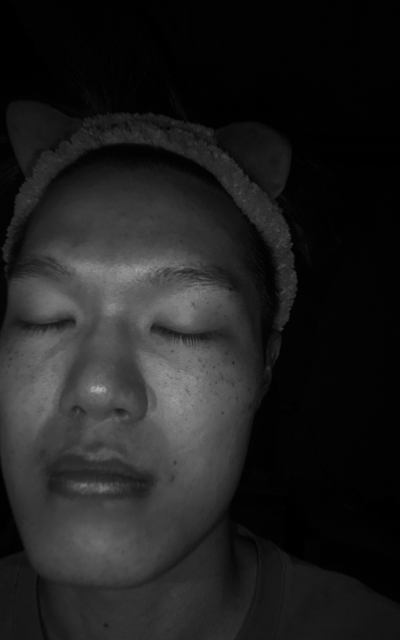
#> input picture captures/cam2_no_filter/Useful_nofilter_picture/go01.png, 800 x 1280 px (shown at 1/2 size)
$ python -i trouble_risk_analysis.py   (imports and definitions only)
#> lines starting #> are read from the running program, lines starting #| are printed output that depends on the picture; after the words box and inside, x2 and y2 are one past the last pixel; in counts of white or black regions, pixels touching at a corner belong together
#> in _load_image, img is the input picture: shape (1280, 800, 3); mean B, G, R 31.2, 31.6, 31.3
### TaeYeon/server/porphyrin_analysis.py
from pathlib import Path
import json

import cv2
import numpy as np


HEATMAP_MIN_VALUE = 25.0
HEATMAP_MAX_VALUE = 110.0
VISIBLE_THRESHOLD = 70
LOCAL_CONTRAST_THRESHOLD = 5
STRONG_ABSOLUTE_THRESHOLD = 100
LOW_VISIBLE_THRESHOLD = 45
LOW_LOCAL_CONTRAST_THRESHOLD = 3
LOW_STRONG_ABSOLUTE_THRESHOLD = 80
MIN_COMPONENT_AREA = 2
TOP_BRIGHT_PERCENT = 5.0
RISK_SCORE_MEAN = 50.0
RISK_SCORE_STD = 25.0
RISK_Z_RANGE = 2.0
RISK_PORPHYRIN_COUNT_MEAN = 578.8636363636364
RISK_PORPHYRIN_COUNT_STD = 360.73123909567926
RISK_MEAN_BRIGHTNESS_MEAN = 60.91818181818182
RISK_MEAN_BRIGHTNESS_STD = 11.652024262826076
RISK_TOP5_MAX_BRIGHTNESS_MEAN = 95.04545454545455
RISK_TOP5_MAX_BRIGHTNESS_STD = 26.06892485269016
RISK_PORPHYRIN_COUNT_MAX_SCORE = 60.0
RISK_MEAN_BRIGHTNESS_MAX_SCORE = 30.0
RISK_TOP5_MAX_BRIGHTNESS_MAX_SCORE = 10.0
RISK_SCORE_BOUNDARIES = {
    "a_max": 20.0,
    "b_max": 40.0,
    "c_max": 60.0,
    "d_max": 80.0,
}


def clamp(value: int, low: int, high: int) -> int:
    return max(low, min(high, value))


def clamp_float(value: float, low: float, high: float) -> float:
    return max(low, min(high, value))


# [91 lines left out: functions calculate_metric_risk_score, calculate_skin_score_from_risk, not called in this run]


def make_porphyrin_face_mask(gray):
    non_black = cv2.inRange(gray, 8, 255)
#> non_black: shape (1280, 800); 56.9% white; 201 black regions (190 under 20 px), largest, box (x1, y1, x2, y2) and area: (0, 0, 800, 1208) 424617, (153, 288, 454, 387) 6958, (0, 934, 47, 1118) 4077
    kernel = np.ones((21, 21), np.uint8)
    non_black = cv2.morphologyEx(non_black, cv2.MORPH_CLOSE, kernel, iterations=2)
#> non_black: shape (1280, 800); 62.6% white; 4 black regions, box (x1, y1, x2, y2) and area: (0, 0, 800, 1163) 378407, (764, 1150, 800, 1197) 1643, (0, 382, 26, 443) 1521, (0, 1014, 24, 1069) 1297
    non_black = cv2.morphologyEx(non_black, cv2.MORPH_OPEN, kernel, iterations=1)
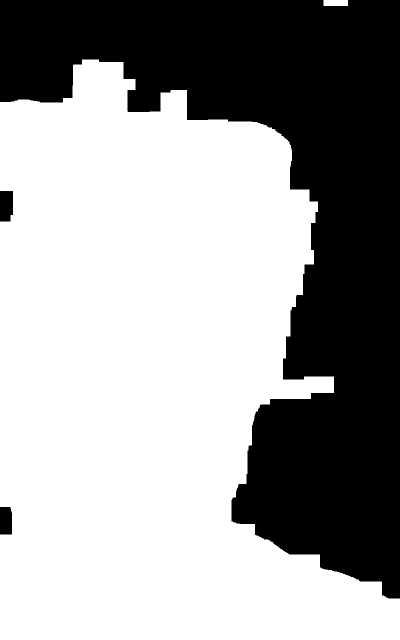
#> non_black: shape (1280, 800) (shown at 1/2 size); 62.3% white; 3 black regions

    contours, _ = cv2.findContours(non_black, cv2.RETR_EXTERNAL, cv2.CHAIN_APPROX_SIMPLE)
#> contours = 2 contours; box (x1, y1, x2, y2) and area: (0, 119, 800, 1280) 634904, (647, 0, 696, 12) 528
    mask = np.zeros_like(gray)

    if contours:
        valid_contours = [
            contour
            for contour in contours
            if cv2.contourArea(contour) > gray.size * 0.01
        ]
#> valid_contours = 1 contour; box (x1, y1, x2, y2) and area: (0, 119, 800, 1280) 634904
        if valid_contours:
            cv2.drawContours(mask, valid_contours, -1, 255, thickness=cv2.FILLED)
#> mask: shape (1280, 800); 62.2% white; 3 black regions, box (x1, y1, x2, y2) and area: (0, 0, 800, 1197) 384003, (0, 382, 26, 443) 1521, (0, 1014, 24, 1069) 1297
            return mask

    return np.full_like(gray, 255)


# [28 lines left out: function normalize_region_percentages, not called in this run]


def normalize_region_scores(region_score):
    total_score = float(sum(region_score.values()))
    if total_score <= 0:
        return {
            key: 0
            for key in region_score
        }

    raw = {
        key: value / total_score * 100.0
        for key, value in region_score.items()
    }
    rounded = {
        key: int(round(value))
        for key, value in raw.items()
    }

    diff = 100 - sum(rounded.values())
    if diff != 0:
        order = sorted(
            raw,
            key=lambda key: abs(raw[key] - rounded[key]),
            reverse=True
        )
        step = 1 if diff > 0 else -1
        for idx in range(abs(diff)):
            rounded[order[idx % len(order)]] += step

    return rounded


# [138 lines left out: functions clean_component_mask, summarize_detected_brightness, build_absolute_porphyrin_heatmap, build_mask_overlay, rescale_landmarks, not called in this run]


def make_landmark_face_mask(shape, pts):
    mask = np.zeros(shape, dtype=np.uint8)
    if not pts or len(pts) < 20:
        return None

    points = np.array(pts, dtype=np.int32)
    hull = cv2.convexHull(points)
    cv2.fillConvexPoly(mask, hull, 255)

    kernel = np.ones((9, 9), np.uint8)
    mask = cv2.morphologyEx(mask, cv2.MORPH_CLOSE, kernel, iterations=1)

    return mask


def get_landmark_metrics(pts, fallback_rect):
    fx, fy, fw, fh = fallback_rect
    metrics = {
        "eye_y": fy + fh * 0.32,
        "nose_y": fy + fh * 0.50,
        "mouth_y": fy + fh * 0.66,
        "face_mid_x": fx + fw * 0.50,
        "nose_x": fx + fw * 0.50,
    }

    if not pts or len(pts) < 469:
        return metrics

    # [5 lines left out: function avg, not called in this run]

    eye_y = avg([33, 133, 159, 145, 263, 362, 386, 374], 1)
    mouth_y = avg([13, 14, 61, 291, 0, 17], 1)
    nose_y = avg([1, 2, 4, 5], 1)
    nose_x = avg([1, 2, 4, 5], 0)

    if eye_y is not None:
        metrics["eye_y"] = eye_y
    if mouth_y is not None:
        metrics["mouth_y"] = mouth_y
    if nose_y is not None:
        metrics["nose_y"] = nose_y
    if nose_x is not None:
        metrics["nose_x"] = nose_x

    return metrics


def classify_face_region(x, y, face_rect):
    fx, fy, fw, fh = face_rect
    rel_x = (x - fx) / float(fw) if fw else 0.5
    rel_y = (y - fy) / float(fh) if fh else 0.5

    if 0.39 <= rel_x <= 0.61 and 0.29 <= rel_y < 0.58:
        return "nose"

    if rel_y < 0.35:
        return "forehead"

    if 0.42 <= rel_x <= 0.58 and 0.58 <= rel_y < 0.70:
        return "philtrum"

    if rel_y >= 0.70:
        return "chin"

    if rel_x < 0.50:
        return "right_cheek"

    return "left_cheek"


# [179 lines left out: functions classify_face_region_by_landmarks, analyze_porphyrin_heatmap_v04, not called in this run]

### TaeYeon/server/trouble_risk_analysis.py
from pathlib import Path
import json

import cv2
import numpy as np

from porphyrin_analysis import (
    classify_face_region,
    classify_face_region_by_landmarks,
    get_landmark_metrics,
    make_landmark_face_mask,
    make_porphyrin_face_mask,
    normalize_region_scores,
    rescale_landmarks,
)


REGION_KEYS = [
    "forehead",
    "nose",
    "philtrum",
    "chin",
    "right_cheek",
    "left_cheek",
]


def _load_image(path: Path, label: str):
    img = cv2.imread(str(path))
    if img is None:
        raise RuntimeError(f"{label} 이미지 로드 실패")
    return img


def _extract_landmarks(landmark_extractor, image):
    if landmark_extractor is None:
        return None
    try:
        return landmark_extractor(image)
    except Exception:
        return None


def _build_face_mask(gray, landmark_pts):
    landmark_mask = make_landmark_face_mask(gray.shape, landmark_pts)
    if landmark_mask is not None:
        return landmark_mask
    return make_porphyrin_face_mask(gray)


def _grade_from_rate(rate):
    if rate < 1.0:
        return "Low"
    if rate < 3.0:
        return "Medium"
    if rate < 7.0:
        return "High"
    return "Very High"


def _make_focus_areas(mask, heat_scaled, face_rect, landmark_pts, landmark_metrics):
    num_labels, labels, stats, centroids = cv2.connectedComponentsWithStats(mask, connectivity=8)
    areas = []

    for label_idx in range(1, num_labels):
        area = int(stats[label_idx, cv2.CC_STAT_AREA])
        if area < 60:
            continue

        x = int(stats[label_idx, cv2.CC_STAT_LEFT])
        y = int(stats[label_idx, cv2.CC_STAT_TOP])
        w = int(stats[label_idx, cv2.CC_STAT_WIDTH])
        h = int(stats[label_idx, cv2.CC_STAT_HEIGHT])
        cx, cy = centroids[label_idx]

        component = labels == label_idx
        mean_intensity = float(np.mean(heat_scaled[component])) if np.any(component) else 0.0

        if landmark_pts is not None:
            region_key = classify_face_region_by_landmarks(int(cx), int(cy), face_rect, landmark_metrics)
        else:
            region_key = classify_face_region(int(cx), int(cy), face_rect)

        areas.append({
            "region": region_key,
            "bbox": {
                "x": x,
                "y": y,
                "width": w,
                "height": h,
            },
            "center": {
                "x": int(round(cx)),
                "y": int(round(cy)),
            },
            "area": area,
            "mean_intensity": mean_intensity,
            "risk_score": float(area * (mean_intensity / 255.0)),
        })

    areas.sort(key=lambda item: item["risk_score"], reverse=True)

    for idx, item in enumerate(areas[:8], start=1):
        item["id"] = idx

    return areas[:8]


def _draw_focus_overlay(base_img, mask, heat_scaled, focus_areas):
    overlay = base_img.copy()
    color_layer = np.zeros_like(base_img)

    high = heat_scaled >= 210
    medium = (heat_scaled >= 165) & (heat_scaled < 210)
    color_layer[(mask > 0) & medium] = (0, 180, 255)
    color_layer[(mask > 0) & high] = (0, 40, 255)

    overlay = cv2.addWeighted(overlay, 1.0, color_layer, 0.42, 0)

    contours, _ = cv2.findContours(mask, cv2.RETR_EXTERNAL, cv2.CHAIN_APPROX_SIMPLE)
    cv2.drawContours(overlay, contours, -1, (0, 255, 255), 2)

    for area in focus_areas:
        bbox = area["bbox"]
        center = area["center"]
        x = int(bbox["x"])
        y = int(bbox["y"])
        w = int(bbox["width"])
        h = int(bbox["height"])

        cv2.rectangle(overlay, (x, y), (x + w, y + h), (0, 80, 255), 2)
        cv2.circle(overlay, (center["x"], center["y"]), 16, (0, 0, 255), -1)
        cv2.putText(
            overlay,
            str(area["id"]),
            (center["x"] - 6, center["y"] + 6),
            cv2.FONT_HERSHEY_SIMPLEX,
            0.55,
            (255, 255, 255),
            2,
            cv2.LINE_AA,
        )

    return overlay


def analyze_trouble_risk_map(
    porphyrin_image_path: Path,
    output_dir: Path,
    face_reference_path: Path = None,
    landmark_extractor=None,
):
    porphyrin_img = _load_image(porphyrin_image_path, "660nm")
    base_img = porphyrin_img

    if face_reference_path is not None:
        try:
            base_img = _load_image(face_reference_path, "no filter")
        except Exception:
            base_img = porphyrin_img

    gray = cv2.cvtColor(porphyrin_img, cv2.COLOR_BGR2GRAY)
    clahe = cv2.createCLAHE(clipLimit=2.8, tileGridSize=(8, 8))
    enhanced = clahe.apply(gray)
    blur = cv2.GaussianBlur(enhanced, (5, 5), 0)

    landmark_pts = _extract_landmarks(landmark_extractor, base_img)
    if landmark_pts is not None and base_img.shape[:2] != gray.shape[:2]:
        landmark_pts = rescale_landmarks(landmark_pts, base_img.shape, gray.shape)

    face_mask = _build_face_mask(gray, landmark_pts)
    face_pixels = int(np.count_nonzero(face_mask))
#> face_pixels = 637179
    if face_pixels <= 0:
        face_mask = np.full_like(gray, 255)
        face_pixels = gray.size

    face_points = cv2.findNonZero(face_mask)
#> face_points = contour of 637179 points, box (x1, y1, x2, y2) (0, 119, 800, 1280), area 224462
    face_rect = cv2.boundingRect(face_points) if face_points is not None else (0, 0, gray.shape[1], gray.shape[0])
#> face_rect = (0, 119, 800, 1161)
    landmark_metrics = get_landmark_metrics(landmark_pts, face_rect)
#> in get_landmark_metrics, `fx, fy, fw, fh = fallback_rect`: fx = 0; fy = 119; fw = 800; fh = 1161
#> in get_landmark_metrics, `metrics = { "eye_y": fy + fh * 0.32, "nose_y": fy + fh * 0.50, "mouth_..`: metrics = {'eye_y': 490.5, 'nose_y': 699.5, 'mouth_y': 885.3, 'face_mid_x': 400, 'nose_x': 400}
#> landmark_metrics has the same summary as metrics in get_landmark_metrics

    face_values = blur[face_mask > 0]
    heat_low = np.percentile(face_values, 45)
#> heat_low = 78
    heat_high = np.percentile(face_values, 99.0)
#> heat_high = 212
    if heat_high <= heat_low:
        heat_high = heat_low + 1

    heat_scaled = np.clip(
        (blur.astype(np.float32) - heat_low) * 255.0 / (heat_high - heat_low),
        0,
        255
    ).astype(np.uint8)
    heat_scaled = cv2.bitwise_and(heat_scaled, heat_scaled, mask=face_mask)

    risk_threshold = 160
    _, risk_mask = cv2.threshold(heat_scaled, risk_threshold, 255, cv2.THRESH_BINARY)
#> risk_mask: shape (1280, 800); 5.9% white; 38 white regions (21 under 20 px), largest, box (x1, y1, x2, y2) and area: (282, 698, 456, 894) 19601, (30, 667, 132, 868) 11419, (133, 517, 357, 633) 8122
    risk_mask = cv2.morphologyEx(risk_mask, cv2.MORPH_OPEN, np.ones((3, 3), np.uint8))
#> risk_mask: shape (1280, 800); 5.8% white; 24 white regions (9 under 20 px), largest, box (x1, y1, x2, y2) and area: (282, 699, 456, 892) 19514, (30, 667, 131, 867) 11377, (133, 517, 357, 632) 8076
    risk_mask = cv2.morphologyEx(risk_mask, cv2.MORPH_CLOSE, np.ones((7, 7), np.uint8), iterations=1)
#> risk_mask: shape (1280, 800); 6% white; 18 white regions (5 under 20 px), largest, box (x1, y1, x2, y2) and area: (282, 699, 456, 892) 20408, (30, 667, 131, 867) 11601, (133, 517, 357, 632) 8366

    num_labels, labels, stats, _ = cv2.connectedComponentsWithStats(risk_mask, connectivity=8)
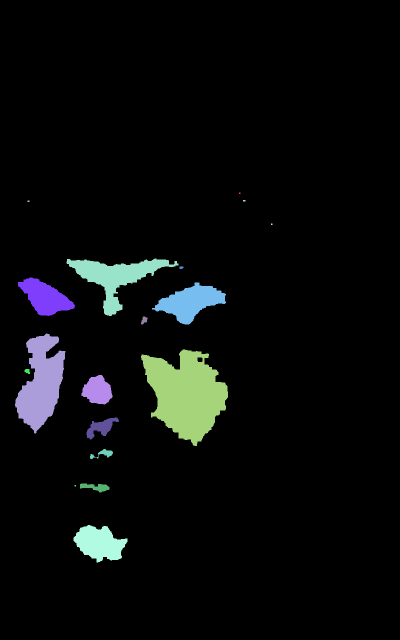
#> labels: shape (1280, 800) int32 (shown at 1/2 size); 19 distinct labels, from 0 to 18; one colour per label, 0 black
#> num_labels = 19; stats = 19 rows, first 6: [0, 0, 800, 1280, 962485], [478, 385, 3, 3, 9], [55, 401, 4, 3, 12], [486, 400, 5, 3, 15], [542, 447, 3, 3, 9], [133, 517, 224, 115, 8366]
    clean_mask = np.zeros_like(risk_mask)
    for label_idx in range(1, num_labels):
        area = int(stats[label_idx, cv2.CC_STAT_AREA])
        if area < 18:
            continue
        clean_mask[labels == label_idx] = 255
#> this loop made 18 passes
#> area on passes 5 to 12: 8366, 36, 4757, 6153, 132, 11601, 20408, 82
#> clean_mask: shape (1280, 800); 6% white; 13 white regions

    region_score = {key: 0.0 for key in REGION_KEYS}
    ys, xs = np.where(clean_mask > 0)
    for x, y in zip(xs, ys):
        if landmark_pts is not None:
            region_key = classify_face_region_by_landmarks(int(x), int(y), face_rect, landmark_metrics)
        else:
            region_key = classify_face_region(int(x), int(y), face_rect)
        region_score[region_key] += float(heat_scaled[y, x]) / 255.0
#> this loop made 61461 passes
#> (x, y, rel_x in classify_face_region, rel_y in classify_face_region, region_key) on passes 1 to 8: (309, 517, 0.386, 0.343, 'forehead'), (310, 517, 0.388, 0.343, 'forehead'), (311, 517, 0.389, 0.343, 'forehead'), (312, 517, 0.39, 0.343, 'nose'), (134, 518, 0.168, 0.344, 'forehead'), (135, 518, 0.169, 0.344, 'forehead'), (136, 518, 0.17, 0.344, 'forehead'), (137, 518, 0.171, 0.344, 'forehead')
#> after the loop, region_score = {'forehead': 352.9, 'nose': 13324.4, 'philtrum': 6536.9, 'chin': 4248.1, 'right_cheek': 24937.1, 'left_cheek': 0}

    region_analysis = normalize_region_scores(region_score)
#> in normalize_region_scores, `total_score = float(sum(region_score.values()))`: total_score = 49399.4
#> in normalize_region_scores, `raw = { key: value / total_score * 100.0 for key, value in region_scor..`: raw = {'forehead': 0.714, 'nose': 26.97, 'philtrum': 13.23, 'chin': 8.6, 'right_cheek': 50.48, 'left_cheek': 0}
#> in normalize_region_scores, `rounded = { key: int(round(value)) for key, value in raw.items() }`: rounded = {'forehead': 1, 'nose': 27, 'philtrum': 13, 'chin': 9, 'right_cheek': 50, 'left_cheek': 0}
#> in normalize_region_scores, `diff = 100 - sum(rounded.values())`: diff = 0
#> region_analysis has the same summary as rounded in normalize_region_scores
    risk_area = int(np.count_nonzero(clean_mask))
#> risk_area = 61461
    risk_rate = (risk_area / float(face_pixels)) * 100.0 if face_pixels else 0.0
#> risk_rate = 9.65
    grade = _grade_from_rate(risk_rate)
#> grade = 'Very High'

    risk_heatmap = cv2.applyColorMap(heat_scaled, cv2.COLORMAP_JET)
    dimmed = cv2.cvtColor(gray, cv2.COLOR_GRAY2BGR)
    risk_heatmap = cv2.addWeighted(dimmed, 0.20, risk_heatmap, 0.90, 0)
    risk_heatmap[face_mask == 0] = (0, 0, 0)

    contours, _ = cv2.findContours(clean_mask, cv2.RETR_EXTERNAL, cv2.CHAIN_APPROX_SIMPLE)
#> contours = 13 contours; largest, box (x1, y1, x2, y2) and area: (282, 699, 456, 892) 20140, (30, 667, 131, 867) 11312, (133, 517, 357, 632) 8030, (304, 565, 452, 649) 5965, (147, 1050, 255, 1125) 4978
    cv2.drawContours(risk_heatmap, contours, -1, (255, 255, 255), 1)
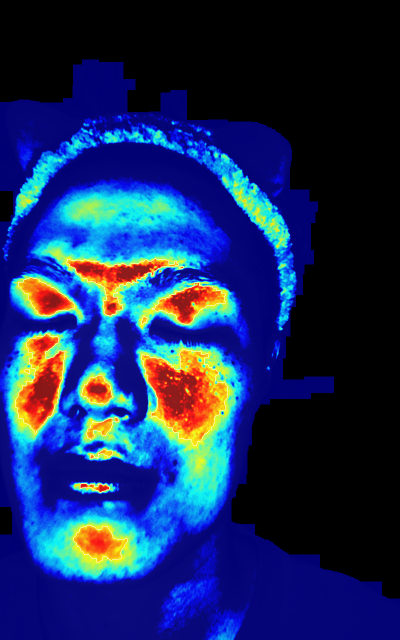
#> risk_heatmap: shape (1280, 800, 3) (shown at 1/2 size); mean B, G, R 93.8, 44.1, 25.4

    if base_img.shape[:2] != clean_mask.shape[:2]:
        focus_mask = cv2.resize(clean_mask, (base_img.shape[1], base_img.shape[0]), interpolation=cv2.INTER_NEAREST)
        focus_heat = cv2.resize(heat_scaled, (base_img.shape[1], base_img.shape[0]), interpolation=cv2.INTER_LINEAR)
        focus_landmarks = _extract_landmarks(landmark_extractor, base_img)
        focus_face_mask = _build_face_mask(cv2.cvtColor(base_img, cv2.COLOR_BGR2GRAY), focus_landmarks)
        focus_points = cv2.findNonZero(focus_face_mask)
        focus_rect = cv2.boundingRect(focus_points) if focus_points is not None else (0, 0, base_img.shape[1], base_img.shape[0])
        focus_metrics = get_landmark_metrics(focus_landmarks, focus_rect)
    else:
        focus_mask = clean_mask
        focus_heat = heat_scaled
        focus_landmarks = landmark_pts
        focus_rect = face_rect
#> focus_rect = (0, 119, 800, 1161)
        focus_metrics = landmark_metrics
#> focus_metrics has the same summary as metrics in get_landmark_metrics

    focus_areas = _make_focus_areas(focus_mask, focus_heat, focus_rect, focus_landmarks, focus_metrics)
#> in _make_focus_areas, `num_labels, labels, stats, centroids = cv2.connectedComponentsWithStat..`:
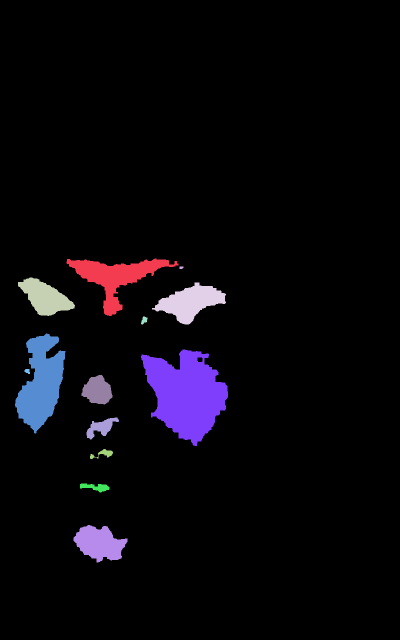
#> labels: shape (1280, 800) int32 (shown at 1/2 size); 14 distinct labels, from 0 to 13; one colour per label, 0 black
#> in _make_focus_areas, `num_labels, labels, stats, centroids = cv2.connectedComponentsWithStat..`: num_labels = 14; stats = 14 rows, first 6: [0, 0, 800, 1280, 962539], [133, 517, 224, 115, 8366], [359, 533, 8, 5, 36], [36, 555, 114, 77, 4757], [304, 565, 148, 84, 6153], [282, 633, 13, 16, 132]; centroids = 14 rows, first 8: [409.1, 632.7], [231, 553.4], [362.2, 534.8], [89.86, 594.4], [380.6, 603.9], [288, 640.1], [81.9, 765.5], [372.4, 788.1]
#> the loop in _make_focus_areas, `for label_idx in range(1, num_labels):` made 13 passes
#> (area, x, y, w, h, cx, cy, mean_intensity) on passes 1, 3, 4, 5, 6, 7, 8, 9: (8366, 133, 517, 224, 115, 231, 553.4, 210.4), (4757, 36, 555, 114, 77, 89.86, 594.4, 207.3), (6153, 304, 565, 148, 84, 380.6, 603.9, 209), (132, 282, 633, 13, 16, 288, 640.1, 171.7), (11601, 30, 667, 101, 200, 81.9, 765.5, 210.1), (20408, 282, 699, 174, 193, 372.4, 788.1, 205.7), (82, 49, 738, 11, 10, 54.4, 742, 165.3), (2528, 163, 750, 62, 59, 194.7, 780.8, 202.2)
#> after the loop in _make_focus_areas, `for label_idx in range(1, num_labels):`:
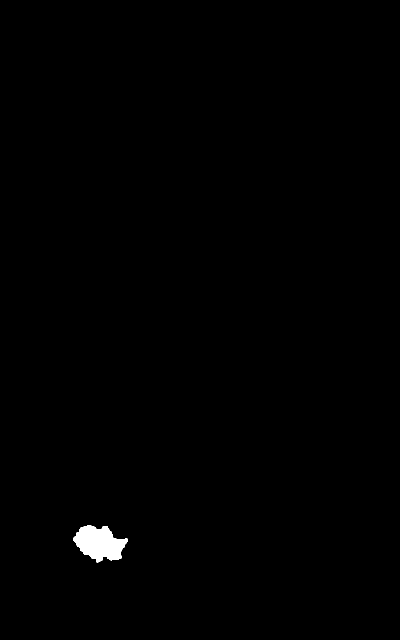
#> component: shape (1280, 800) bool (shown at 1/2 size); 0.5% white; 1 white region, box (x1, y1, x2, y2) and area: (147, 1050, 255, 1125) 5130
#> after the loop in _make_focus_areas, `for label_idx in range(1, num_labels):`: areas = 12 items
#> the loop in _make_focus_areas, `for idx, item in enumerate(areas[:8], start=1):` made 8 passes
#> focus_areas = 8 items
    focus_overlay = _draw_focus_overlay(base_img, focus_mask, focus_heat, focus_areas)
#> in _draw_focus_overlay, `cv2.drawContours(overlay, contours, -1, (0, 255, 255), 2)`:
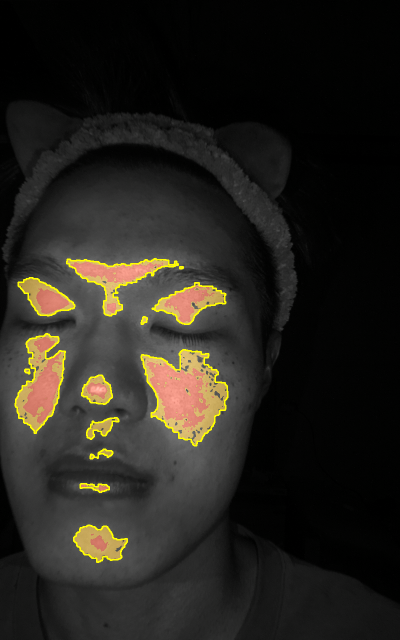
#> overlay: shape (1280, 800, 3) (shown at 1/2 size); mean B, G, R 30, 35.9, 38.7
#> the loop in _draw_focus_overlay, `for area in focus_areas:` made 8 passes
#> (center, x, y, w, h) on pass 1: ({'x': 372, 'y': 788}, 282, 699, 174, 193)
#> after the loop in _draw_focus_overlay, `for area in focus_areas:`:
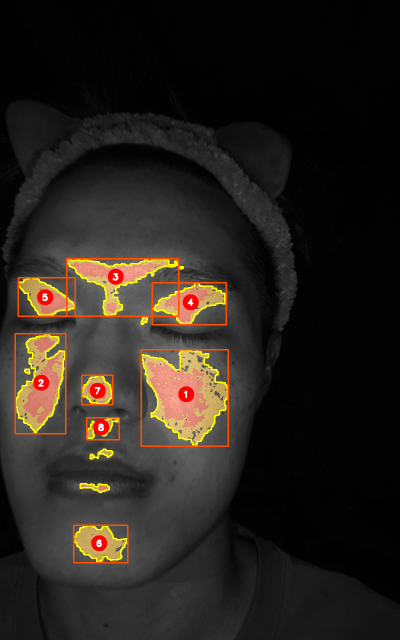
#> overlay: shape (1280, 800, 3) (shown at 1/2 size); 1.69% of pixels changed, all inside (x1, y1, x2, y2) = (29, 516, 458, 1127)

    top_region = max(region_analysis.items(), key=lambda item: item[1])[0] if region_analysis else None

#> (the run stopped early here; a loop or call above may not have finished)
